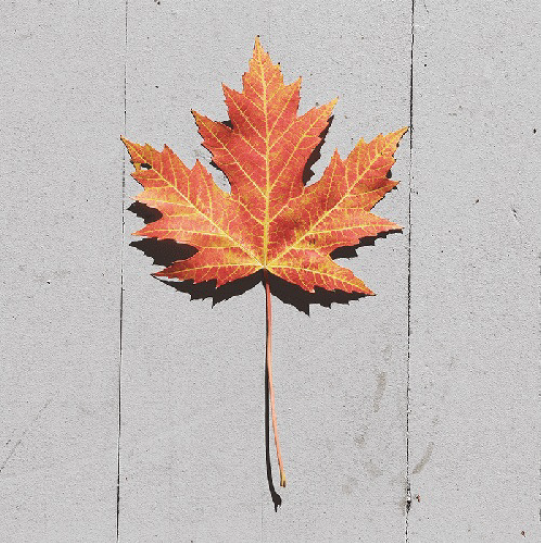
#> input picture folha-cor.bmp, 541 x 543 px
$ python histcolor.py
#> lines starting #> are read from the running program, lines starting #| are printed output that depends on the picture
import cv2
import numpy as np
from matplotlib import pyplot as graf

img = cv2.imread('folha-cor.bmp')
#> img is the input picture: shape (543, 541, 3); mean B, G, R 180, 184.8, 198.3
azul, verde, vermelho = cv2.split(img)
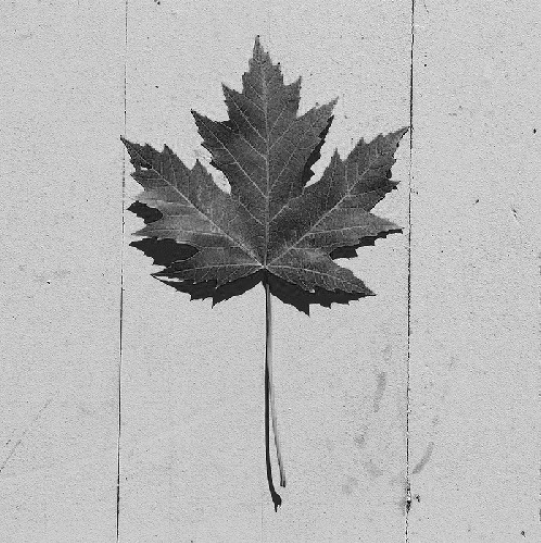
#> azul: shape (543, 541); min 0, max 254, mean 180
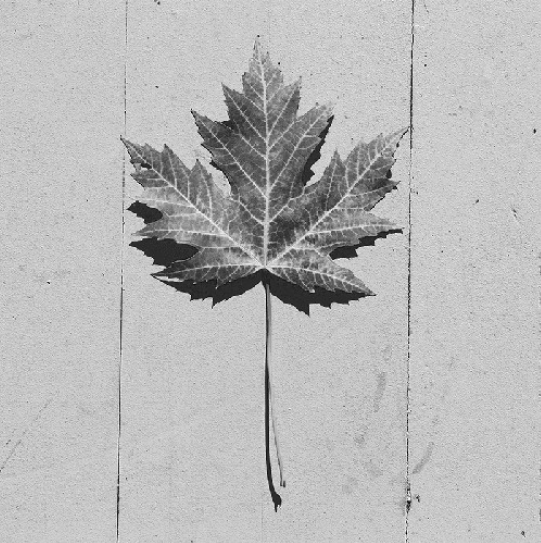
#> verde: shape (543, 541); min 0, max 254, mean 184.8
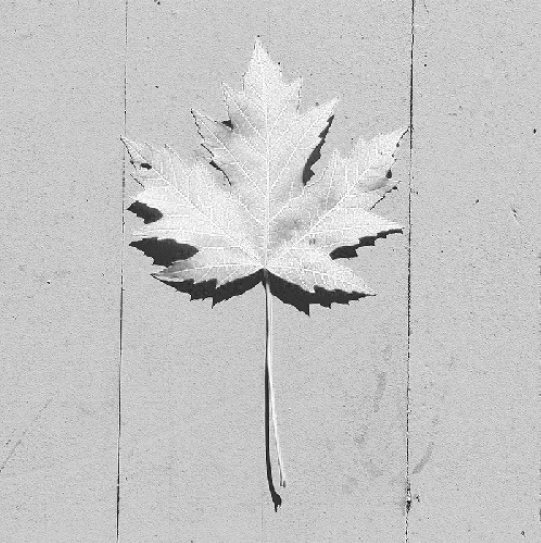
#> vermelho: shape (543, 541); min 3, max 255, mean 198.3

graf.hist(azul.ravel(), 256, [0, 256])  #ravel() -> transforma a imagem em vetor

graf.figure()
graf.hist(verde.ravel(), 256, [0, 256])

graf.figure()
graf.hist(vermelho.ravel(), 256, [0, 256])

graf.show()
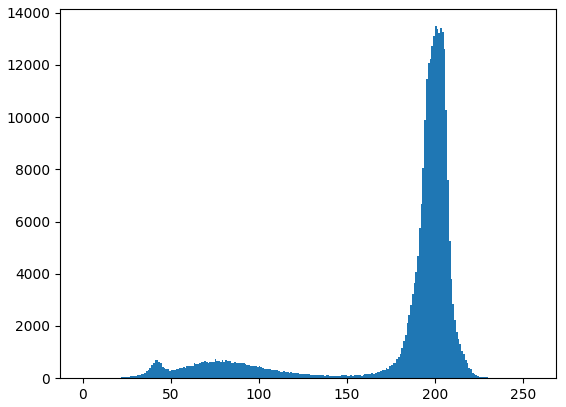
#> figure drawn by matplotlib, 1 panel; tallest bar 13481 high, from x = 200 to 201
#> figure, not shown here; tallest bar 13523 high, from x = 199 to 200
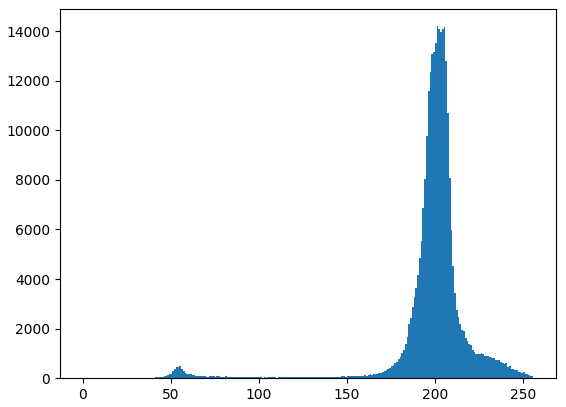
#> figure drawn by matplotlib, 1 panel; tallest bar 14202 high, from x = 201 to 202
